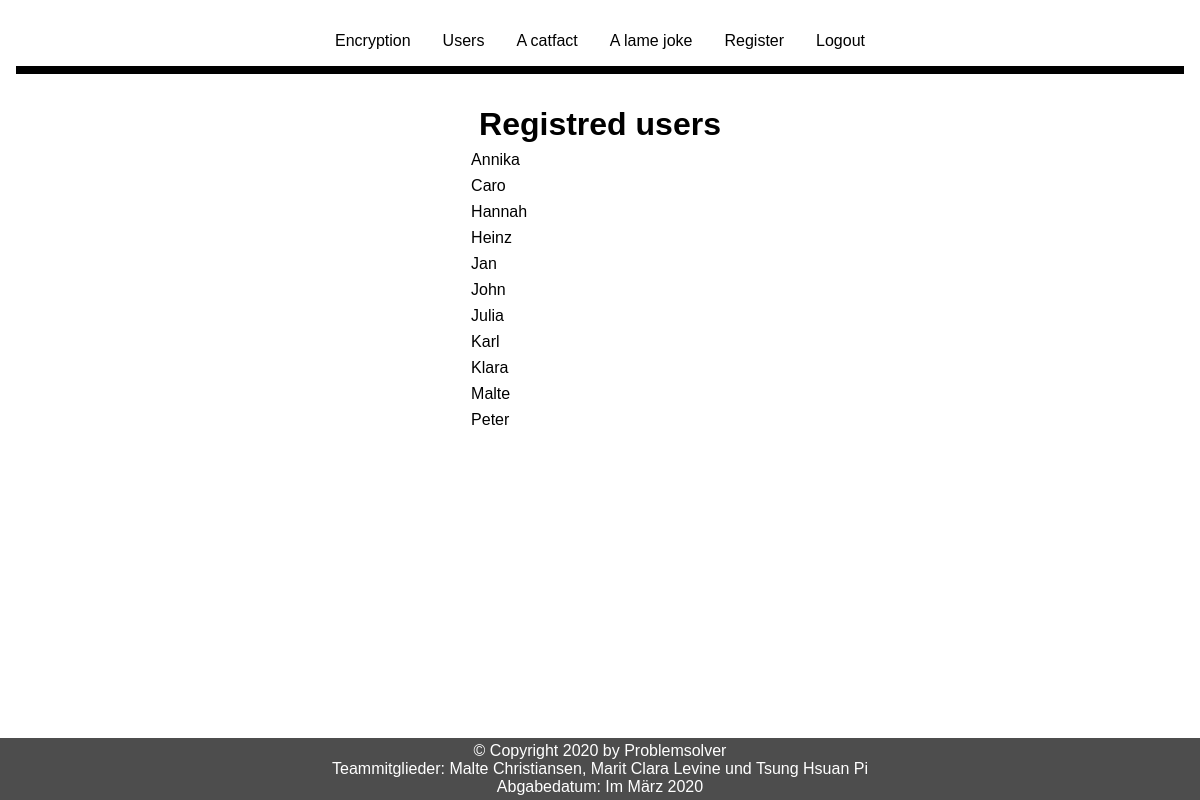
The app's page /users (signed in) with its own data.
### database/databasemodel.py (models this page shows, shortened)
class UserTB(Base):
    __tablename__ = 'user'
    user_id = Column(Integer, primary_key=True)
    user_name = Column(String(80), unique=True, nullable=False)
    user_password = Column(String(160))
    user_encrypted_string = relationship("EncodedStringTB", back_populates="encoded_string_userstr")

### webapp.py (the view)
@webapp.route("/users", methods=['GET'])
@check_user_is_logged_in
def show_users():
    all_users = db.session.query(UserTB).order_by(UserTB.user_name).all()
    return render_template('users.html', useroutput=all_users)

### webapp.py (called while the page is built)
def check_user_is_logged_in(func):
    @wraps(func)
    def wrapper(*args, **kwargs):
        if 'current_user' in session:
            return func(*args, **kwargs)
        else:
            flash("Please login first.", "error")
            return redirect('/login')
    return wrapper

### templates/users.html (shortened to what this page needs)
{% extends "basetemplate.html" %}
{% block content %}
<div>
    <h1>Registred users</h1>
    <div>
        {% for users in useroutput %}
            <p>
                {{ users.user_name }}
            </p>
        {% endfor %}
    </div>
</div>
{% endblock %}

### templates/basetemplate.html (shortened to what this page needs)
<!DOCTYPE html>
<html lang="de">
<head>
    <link rel="stylesheet" href="{{url_for('static', filename='style.css') }}" />
</head>
</html>
<body onload="checkIfCesarWasUsedForEncryption()">
    <header>
        {% if not 'current_user' in session %}
            {% include "topnavnotactive.html" %}
        {% else %}
            {% include "topnavactive.html" %}
        {% endif %}
    </header>
    <div class="content">
        {% block content %}
        {% endblock %}
    </div>
    {% include "footer.html" %}
</body>

### templates/topnavactive.html
<a class="nav-link" href="/encryption">Encryption</a>
<a class="nav-link" href="/users">Users</a>
<a class="nav-link" href="/catfact">A catfact</a>
<a class="nav-link" href="/joke">A lame joke</a>
<a class="nav-link" href="/register">Register</a>
<a class="nav-link" href="/logout">Logout</a>

### templates/footer.html
<footer>
    <p>&copy; Copyright 2020 by Problemsolver</p>
    <p>Teammitglieder: Malte Christiansen, Marit Clara Levine und Tsung Hsuan Pi</p>
    <p>Abgabedatum: Im März 2020</p>
</footer>

### static/style.css (style rules this page uses)
* { margin: 0; font-family: sans-serif; -webkit-box-sizing: border-box; box-sizing: border-box; }
html, body { height: 100%; }
body { display: -webkit-box; display: -ms-flexbox; display: flex; -webkit-box-orient: vertical; -webkit-box-direction: normal; -ms-flex-direction: column; flex-direction: column; }
header { display: -webkit-box; display: -ms-flexbox; display: flex; -webkit-box-orient: horizontal; -webkit-box-direction: normal; -ms-flex-flow: row wrap; flex-flow: row wrap; -webkit-box-pack: center; -ms-flex-pack: center; justify-content: center; -webkit-box-align: start; -ms-flex-align: start; align-items: flex-start; margin: 1rem; border-bottom: 0.5rem solid #000; }
.nav-link { text-decoration: none; color: #000; padding: 1rem; }
.content { display: -webkit-box; display: -ms-flexbox; display: flex; -webkit-box-orient: vertical; -webkit-box-direction: normal; -ms-flex-direction: column; flex-direction: column; -webkit-box-pack: start; -ms-flex-pack: start; justify-content: flex-start; -webkit-box-align: center; -ms-flex-align: center; align-items: center; -ms-flex-line-pack: center; align-content: center; -webkit-box-flex: 1; -ms-flex: 1 0 auto; flex: 1 0 auto; padding: 0.5rem; min-height: auto; }
h1, h2, h3, h4, h5, h6 { text-align: center; margin: 0.5rem; }
.content p { max-width: 24rem; margin: 0.5rem 0; }
.content p::first-letter { text-transform: uppercase; }
footer { display: -webkit-box; display: -ms-flexbox; display: flex; -webkit-box-orient: vertical; -webkit-box-direction: normal; -ms-flex-direction: column; flex-direction: column; -webkit-box-pack: end; -ms-flex-pack: end; justify-content: flex-end; -webkit-box-align: center; -ms-flex-align: center; align-items: center; -ms-flex-negative: 0; flex-shrink: 0; padding: 0.25rem; background-color: #4d4d4d; color: #fff; }

### records on screen
UserTB: user_name "annika"
UserTB: user_name "caro"
UserTB: user_name "hannah"
UserTB: user_name "heinz"
UserTB: user_name "jan"
UserTB: user_name "john"
UserTB: user_name "julia"
UserTB: user_name "karl"
UserTB: user_name "klara"
UserTB: user_name "malte"
UserTB: user_name "peter"
